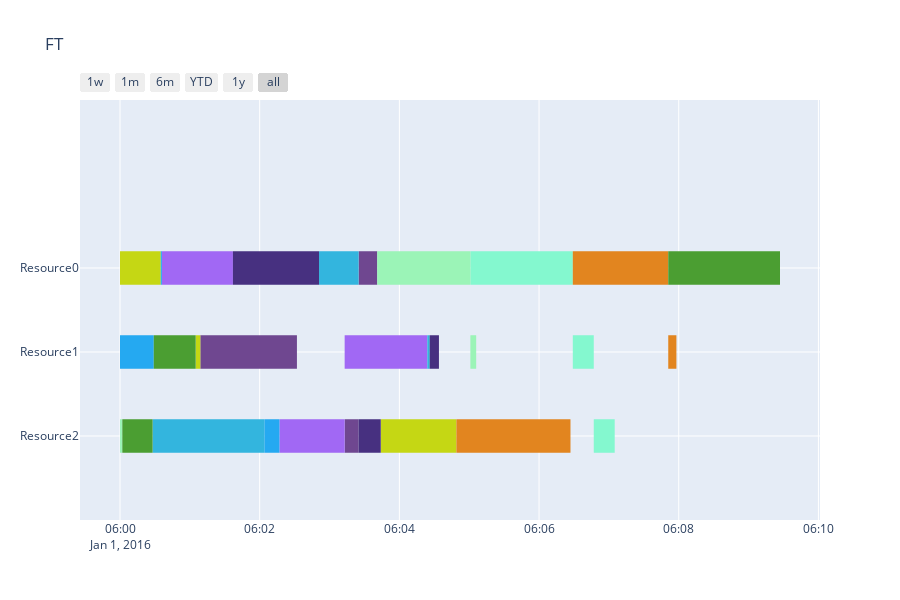

Notebook cell for this chart:
### Code cell
import collections

from ortools.sat.colab import visualization
from ortools.sat.python import cp_model


def jssp(durations: list[list[int]], machines: list[list[int]]):
    """Solves the ft06 jobshop."""
    # Creates the solver.
    model = cp_model.CpModel()

    machines_count = len(machines[0])
    jobs_count = len(machines)
    all_machines = range(0, machines_count)
    all_jobs = range(0, jobs_count)

    # Tổng thời gian hoàn thành của tất cả các task
    horizon = sum([sum(durations[i]) for i in all_jobs])

    # Tạo một kiểu dữ liệu mới có tên là task_type, dùng để lưu trữ thông tin của mỗi task
    task_type = collections.namedtuple("task_type", "start end interval")

    """
    Ràng buộc thời gian bắt đầu và kết thúc của mỗi task.
    Điều kiện : 
        - Thời gian bắt đầu và kết thúc của mỗi task phải thỏa mãn điều kiện : 0 <= start <= end <= horizon
        -  start + duration = end
    """
    all_tasks = {}
    for i in all_jobs:
        for j in all_machines:
            start_var = model.NewIntVar(0, horizon, "start_%i_%i" % (i, j))
            duration = durations[i][j]
            end_var = model.NewIntVar(0, horizon, "end_%i_%i" % (i, j))
            interval_var = model.NewIntervalVar(
                start_var, duration, end_var, "interval_%i_%i" % (i, j)
            )
            all_tasks[(i, j)] = task_type(
                start=start_var, end=end_var, interval=interval_var
            )

    """
    Ràng buộc mỗi máy chỉ được thực hiện một task tại một thời điểm.
    """
    machine_to_jobs = {}
    for i in all_machines:
        machines_jobs = []
        for j in all_jobs:
            for k in all_machines:
                if machines[j][k] == i:  # Tìm tất cả các task cần thực hiện trên máy i
                    machines_jobs.append(all_tasks[(j, k)].interval)
        machine_to_jobs[i] = machines_jobs
        # Mỗi máy chỉ được thực hiện một task tại một thời điểm (các khoảng thời gian không được chồng lấn lên nhau)
        model.AddNoOverlap(machines_jobs)

    """
    Ràng buộc tuần tự công nghệ: 
        Với mỗi task của job, thời gian bắt đầu của task tiếp theo phải >= thời gian kết thúc của task trước đó.
    """
    for i in all_jobs:
        for j in range(0, machines_count - 1):
            model.Add(all_tasks[(i, j + 1)].start >= all_tasks[(i, j)].end)

    """
    Mục tiêu cần tối ưu:
        Tìm thời gian hoàn thành của job cuối cùng (makespan) là nhỏ nhất.
    """
    obj_var = model.NewIntVar(0, horizon, "makespan")
    model.AddMaxEquality(
        obj_var, [all_tasks[(i, machines_count - 1)].end for i in all_jobs]
    )  # Thời gian lớn nhất để hoàn thành task cuối cùng của tất cả các job chính là thời gian hoàn thành tất cả các jobs (makespan)
    model.Minimize(obj_var)

    # Solve model.
    solver = cp_model.CpSolver()
    solver.parameters.log_search_progress = True
    # setting time limit
    solver.parameters.max_time_in_seconds = 60.0
    status = solver.Solve(model)

    # Output solution.
    if status == cp_model.OPTIMAL or status == cp_model.FEASIBLE:
        print("Optimal" if status == cp_model.OPTIMAL else "Feasible")
        starts = [
            [solver.Value(all_tasks[(i, j)][0]) for j in all_machines] for i in all_jobs
        ]
        visualization.DisplayJobshop(starts, durations, machines, "FT")
        print(starts)
        print("Optimal makespan: %i" % solver.ObjectiveValue())
        # Print sequences of jobs assigned to each machine.
        starts = [
            [(starts[i][j], machines[i][j]) for j in all_machines] for i in all_jobs
        ]
        starts = [sorted(job, key=lambda x: x[1]) for job in starts]
        job_sq = []
        for start in zip(*starts):
            start_job = sorted(
                [(i, j[0]) for i, j in enumerate(start)], key=lambda x: x[1]
            )
            job_sq.append([i[0] for i in start_job])
        print()
        print("Optimal job sequence: ")
        for i in job_sq:
            print(*i)
    else:
        print("No solution found.")


if __name__ == "__main__":
    import numpy as np

    np.random.seed(24)
    # generate random data for durations and machines
    n_job = 10
    n_machine = 3
    durations = np.random.randint(1, 100, size=(n_job, n_machine)).tolist()
    machines = [np.random.permutation(n_machine).tolist() for _ in range(n_job)]
    print("Durations: ")
    for duration in durations:
        print(*duration)
    print("Machines: ")
    for machine in machines:
        print(*machine)
    jssp(durations, machines)

### Figure 1 — Plotly figure (JSON) as saved in the notebook; plotly's stock layout.template omitted (floating-point values rounded to 4 significant figures)
{"data": [{"fill": "toself", "fillcolor": "rgb(111, 71, 144)", "hoverinfo": "name", "legendgroup": "rgb(111, 71, 144)", "mode": "none", "name": "Job3", "type": "scatter", "x": ["2016-01-01 6:03:25", "2016-01-01 6:03:41", "2016-01-01 6:03:41", "2016-01-01 6:03:25", "2016-01-01 6:03:25", "2016-01-01 6:01:09", "2016-01-01 6:02:32", "2016-01-01 6:02:32", "2016-01-01 6:01:09", "2016-01-01 6:01:09", "2016-01-01 6:03:13", "2016-01-01 6:03:25", "2016-01-01 6:03:25", "2016-01-01 6:03:13"], "y": [1.8, 1.8, 2.2, 2.2, null, 0.8, 0.8, 1.2, 1.2, null, -0.2, -0.2, 0.2, 0.2]}, {"fill": "toself", "fillcolor": "rgb(132, 248, 207)", "hoverinfo": "name", "legendgroup": "rgb(132, 248, 207)", "mode": "none", "name": "Job1", "type": "scatter", "x": ["2016-01-01 6:05:01", "2016-01-01 6:06:29", "2016-01-01 6:06:29", "2016-01-01 6:05:01", "2016-01-01 6:05:01", "2016-01-01 6:06:29", "2016-01-01 6:06:47", "2016-01-01 6:06:47", "2016-01-01 6:06:29", "2016-01-01 6:06:29", "2016-01-01 6:06:47", "2016-01-01 6:07:05", "2016-01-01 6:07:05", "2016-01-01 6:06:47"], "y": [1.8, 1.8, 2.2, 2.2, null, 0.8, 0.8, 1.2, 1.2, null, -0.2, -0.2, 0.2, 0.2]}, {"fill": "toself", "fillcolor": "rgb(155, 244, 183)", "hoverinfo": "name", "legendgroup": "rgb(155, 244, 183)", "mode": "none", "name": "Job2", "type": "scatter", "x": ["2016-01-01 6:03:41", "2016-01-01 6:05:01", "2016-01-01 6:05:01", "2016-01-01 6:03:41", "2016-01-01 6:03:41", "2016-01-01 6:05:01", "2016-01-01 6:05:06", "2016-01-01 6:05:06", "2016-01-01 6:05:01", "2016-01-01 6:05:01", "2016-01-01 6:00:00", "2016-01-01 6:00:02", "2016-01-01 6:00:02", "2016-01-01 6:00:00"], "y": [1.8, 1.8, 2.2, 2.2, null, 0.8, 0.8, 1.2, 1.2, null, -0.2, -0.2, 0.2, 0.2]}, {"fill": "toself", "fillcolor": "rgb(161, 104, 244)", "hoverinfo": "name", "legendgroup": "rgb(161, 104, 244)", "mode": "none", "name": "Job8", "type": "scatter", "x": ["2016-01-01 6:00:36", "2016-01-01 6:01:37", "2016-01-01 6:01:37", "2016-01-01 6:00:36", "2016-01-01 6:00:36", "2016-01-01 6:03:13", "2016-01-01 6:04:24", "2016-01-01 6:04:24", "2016-01-01 6:03:13", "2016-01-01 6:03:13", "2016-01-01 6:02:17", "2016-01-01 6:03:13", "2016-01-01 6:03:13", "2016-01-01 6:02:17"], "y": [1.8, 1.8, 2.2, 2.2, null, 0.8, 0.8, 1.2, 1.2, null, -0.2, -0.2, 0.2, 0.2]}, {"fill": "toself", "fillcolor": "rgb(197, 215, 20)", "hoverinfo": "name", "legendgroup": "rgb(197, 215, 20)", "mode": "none", "name": "Job0", "type": "scatter", "x": ["2016-01-01 6:00:00", "2016-01-01 6:00:35", "2016-01-01 6:00:35", "2016-01-01 6:00:00", "2016-01-01 6:00:00", "2016-01-01 6:01:05", "2016-01-01 6:01:09", "2016-01-01 6:01:09", "2016-01-01 6:01:05", "2016-01-01 6:01:05", "2016-01-01 6:03:44", "2016-01-01 6:04:49", "2016-01-01 6:04:49", "2016-01-01 6:03:44"], "y": [1.8, 1.8, 2.2, 2.2, null, 0.8, 0.8, 1.2, 1.2, null, -0.2, -0.2, 0.2, 0.2]}, {"fill": "toself", "fillcolor": "rgb(226, 133, 31)", "hoverinfo": "name", "legendgroup": "rgb(226, 133, 31)", "mode": "none", "name": "Job9", "type": "scatter", "x": ["2016-01-01 6:06:29", "2016-01-01 6:07:51", "2016-01-01 6:07:51", "2016-01-01 6:06:29", "2016-01-01 6:06:29", "2016-01-01 6:07:51", "2016-01-01 6:07:58", "2016-01-01 6:07:58", "2016-01-01 6:07:51", "2016-01-01 6:07:51", "2016-01-01 6:04:49", "2016-01-01 6:06:27", "2016-01-01 6:06:27", "2016-01-01 6:04:49"], "y": [1.8, 1.8, 2.2, 2.2, null, 0.8, 0.8, 1.2, 1.2, null, -0.2, -0.2, 0.2, 0.2]}, {"fill": "toself", "fillcolor": "rgb(37, 169, 241)", "hoverinfo": "name", "legendgroup": "rgb(37, 169, 241)", "mode": "none", "name": "Job6", "type": "scatter", "x": ["2016-01-01 6:00:35", "2016-01-01 6:00:36", "2016-01-01 6:00:36", "2016-01-01 6:00:35", "2016-01-01 6:00:35", "2016-01-01 6:00:00", "2016-01-01 6:00:29", "2016-01-01 6:00:29", "2016-01-01 6:00:00", "2016-01-01 6:00:00", "2016-01-01 6:02:04", "2016-01-01 6:02:17", "2016-01-01 6:02:17", "2016-01-01 6:02:04"], "y": [1.8, 1.8, 2.2, 2.2, null, 0.8, 0.8, 1.2, 1.2, null, -0.2, -0.2, 0.2, 0.2]}, {"fill": "toself", "fillcolor": "rgb(51, 181, 222)", "hoverinfo": "name", "legendgroup": "rgb(51, 181, 222)", "mode": "none", "name": "Job7", "type": "scatter", "x": ["2016-01-01 6:02:51", "2016-01-01 6:03:25", "2016-01-01 6:03:25", "2016-01-01 6:02:51", "2016-01-01 6:02:51", "2016-01-01 6:04:24", "2016-01-01 6:04:26", "2016-01-01 6:04:26", "2016-01-01 6:04:24", "2016-01-01 6:04:24", "2016-01-01 6:00:28", "2016-01-01 6:02:04", "2016-01-01 6:02:04", "2016-01-01 6:00:28"], "y": [1.8, 1.8, 2.2, 2.2, null, 0.8, 0.8, 1.2, 1.2, null, -0.2, -0.2, 0.2, 0.2]}, {"fill": "toself", "fillcolor": "rgb(71, 48, 128)", "hoverinfo": "name", "legendgroup": "rgb(71, 48, 128)", "mode": "none", "name": "Job4", "type": "scatter", "x": ["2016-01-01 6:01:37", "2016-01-01 6:02:51", "2016-01-01 6:02:51", "2016-01-01 6:01:37", "2016-01-01 6:01:37", "2016-01-01 6:04:26", "2016-01-01 6:04:34", "2016-01-01 6:04:34", "2016-01-01 6:04:26", "2016-01-01 6:04:26", "2016-01-01 6:03:25", "2016-01-01 6:03:44", "2016-01-01 6:03:44", "2016-01-01 6:03:25"], "y": [1.8, 1.8, 2.2, 2.2, null, 0.8, 0.8, 1.2, 1.2, null, -0.2, -0.2, 0.2, 0.2]}, {"fill": "toself", "fillcolor": "rgb(75, 158, 50)", "hoverinfo": "name", "legendgroup": "rgb(75, 158, 50)", "mode": "none", "name": "Job5", "type": "scatter", "x": ["2016-01-01 6:07:51", "2016-01-01 6:09:27", "2016-01-01 6:09:27", "2016-01-01 6:07:51", "2016-01-01 6:07:51", "2016-01-01 6:00:29", "2016-01-01 6:01:05", "2016-01-01 6:01:05", "2016-01-01 6:00:29", "2016-01-01 6:00:29", "2016-01-01 6:00:02", "2016-01-01 6:00:28", "2016-01-01 6:00:28", "2016-01-01 6:00:02"], "y": [1.8, 1.8, 2.2, 2.2, null, 0.8, 0.8, 1.2, 1.2, null, -0.2, -0.2, 0.2, 0.2]}, {"legendgroup": "rgb(111, 71, 144)", "marker": {"color": "rgb(111, 71, 144)", "opacity": 0, "size": 1}, "mode": "markers", "name": "", "showlegend": false, "text": [null, null, null, null, null, null], "type": "scatter", "x": ["2016-01-01 6:03:25", "2016-01-01 6:03:41", "2016-01-01 6:01:09", "2016-01-01 6:02:32", "2016-01-01 6:03:13", "2016-01-01 6:03:25"], "y": [2, 2, 1, 1, 0, 0]}, {"legendgroup": "rgb(132, 248, 207)", "marker": {"color": "rgb(132, 248, 207)", "opacity": 0, "size": 1}, "mode": "markers", "name": "", "showlegend": false, "text": [null, null, null, null, null, null], "type": "scatter", "x": ["2016-01-01 6:05:01", "2016-01-01 6:06:29", "2016-01-01 6:06:29", "2016-01-01 6:06:47", "2016-01-01 6:06:47", "2016-01-01 6:07:05"], "y": [2, 2, 1, 1, 0, 0]}, {"legendgroup": "rgb(155, 244, 183)", "marker": {"color": "rgb(155, 244, 183)", "opacity": 0, "size": 1}, "mode": "markers", "name": "", "showlegend": false, "text": [null, null, null, null, null, null], "type": "scatter", "x": ["2016-01-01 6:03:41", "2016-01-01 6:05:01", "2016-01-01 6:05:01", "2016-01-01 6:05:06", "2016-01-01 6:00:00", "2016-01-01 6:00:02"], "y": [2, 2, 1, 1, 0, 0]}, {"legendgroup": "rgb(161, 104, 244)", "marker": {"color": "rgb(161, 104, 244)", "opacity": 0, "size": 1}, "mode": "markers", "name": "", "showlegend": false, "text": [null, null, null, null, null, null], "type": "scatter", "x": ["2016-01-01 6:00:36", "2016-01-01 6:01:37", "2016-01-01 6:03:13", "2016-01-01 6:04:24", "2016-01-01 6:02:17", "2016-01-01 6:03:13"], "y": [2, 2, 1, 1, 0, 0]}, {"legendgroup": "rgb(197, 215, 20)", "marker": {"color": "rgb(197, 215, 20)", "opacity": 0, "size": 1}, "mode": "markers", "name": "", "showlegend": false, "text": [null, null, null, null, null, null], "type": "scatter", "x": ["2016-01-01 6:00:00", "2016-01-01 6:00:35", "2016-01-01 6:01:05", "2016-01-01 6:01:09", "2016-01-01 6:03:44", "2016-01-01 6:04:49"], "y": [2, 2, 1, 1, 0, 0]}, {"legendgroup": "rgb(226, 133, 31)", "marker": {"color": "rgb(226, 133, 31)", "opacity": 0, "size": 1}, "mode": "markers", "name": "", "showlegend": false, "text": [null, null, null, null, null, null], "type": "scatter", "x": ["2016-01-01 6:06:29", "2016-01-01 6:07:51", "2016-01-01 6:07:51", "2016-01-01 6:07:58", "2016-01-01 6:04:49", "2016-01-01 6:06:27"], "y": [2, 2, 1, 1, 0, 0]}, {"legendgroup": "rgb(37, 169, 241)", "marker": {"color": "rgb(37, 169, 241)", "opacity": 0, "size": 1}, "mode": "markers", "name": "", "showlegend": false, "text": [null, null, null, null, null, null], "type": "scatter", "x": ["2016-01-01 6:00:35", "2016-01-01 6:00:36", "2016-01-01 6:00:00", "2016-01-01 6:00:29", "2016-01-01 6:02:04", "2016-01-01 6:02:17"], "y": [2, 2, 1, 1, 0, 0]}, {"legendgroup": "rgb(51, 181, 222)", "marker": {"color": "rgb(51, 181, 222)", "opacity": 0, "size": 1}, "mode": "markers", "name": "", "showlegend": false, "text": [null, null, null, null, null, null], "type": "scatter", "x": ["2016-01-01 6:02:51", "2016-01-01 6:03:25", "2016-01-01 6:04:24", "2016-01-01 6:04:26", "2016-01-01 6:00:28", "2016-01-01 6:02:04"], "y": [2, 2, 1, 1, 0, 0]}, {"legendgroup": "rgb(71, 48, 128)", "marker": {"color": "rgb(71, 48, 128)", "opacity": 0, "size": 1}, "mode": "markers", "name": "", "showlegend": false, "text": [null, null, null, null, null, null], "type": "scatter", "x": ["2016-01-01 6:01:37", "2016-01-01 6:02:51", "2016-01-01 6:04:26", "2016-01-01 6:04:34", "2016-01-01 6:03:25", "2016-01-01 6:03:44"], "y": [2, 2, 1, 1, 0, 0]}, {"legendgroup": "rgb(75, 158, 50)", "marker": {"color": "rgb(75, 158, 50)", "opacity": 0, "size": 1}, "mode": "markers", "name": "", "showlegend": false, "text": [null, null, null, null, null, null], "type": "scatter", "x": ["2016-01-01 6:07:51", "2016-01-01 6:09:27", "2016-01-01 6:00:29", "2016-01-01 6:01:05", "2016-01-01 6:00:02", "2016-01-01 6:00:28"], "y": [2, 2, 1, 1, 0, 0]}], "layout": {"height": 600, "hovermode": "closest", "showlegend": false, "title": {"text": "FT"}, "xaxis": {"rangeselector": {"buttons": [{"count": 7, "label": "1w", "step": "day", "stepmode": "backward"}, {"count": 1, "label": "1m", "step": "month", "stepmode": "backward"}, {"count": 6, "label": "6m", "step": "month", "stepmode": "backward"}, {"count": 1, "label": "YTD", "step": "year", "stepmode": "todate"}, {"count": 1, "label": "1y", "step": "year", "stepmode": "backward"}, {"step": "all"}]}, "showgrid": true, "type": "date", "zeroline": false}, "yaxis": {"autorange": false, "range": [-1, 4], "showgrid": true, "ticktext": ["Resource2", "Resource1", "Resource0"], "tickvals": [0, 1, 2], "zeroline": false}}}
